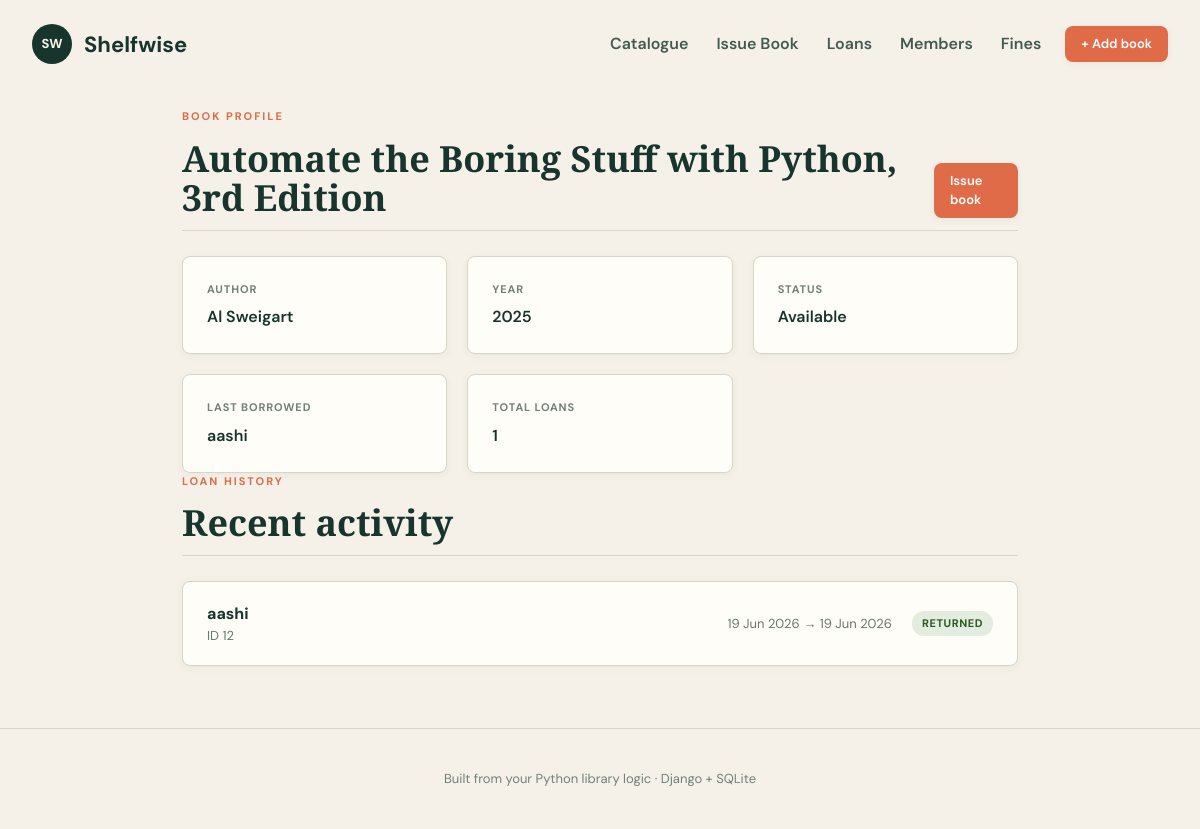
Page /books/3/ on the committed database.
### library/models.py (models this page shows, shortened)
class Book(models.Model):
    CATEGORY_CHOICES = [
        ("Python", "Python"),
        ("Java", "Java"),
        ("C++", "C++"),
        ("Data Science", "Data Science"),
        ("General", "General"),
    ]
    title = models.CharField(max_length=250, unique=True)
    author = models.CharField(max_length=250)
    year = models.PositiveIntegerField(blank=True, null=True)
    category = models.CharField(max_length=100, choices=CATEGORY_CHOICES, default="General")
    class Meta:
        ordering = ["title"]
    @property
    def current_loan(self):
        return self.loans.filter(returned_at__isnull=True).first()
    @property
    def last_borrower(self):
        last_loan = self.loans.order_by("-issued_at").first()
        if last_loan:
            return last_loan.member.name if last_loan.member else last_loan.borrower_name
        return None

class Loan(models.Model):
    book = models.ForeignKey(Book, related_name="loans", on_delete=models.PROTECT)
    member = models.ForeignKey(Member, related_name="loans", on_delete=models.PROTECT, null=True, blank=True)
    borrower_name = models.CharField(max_length=120, blank=True, null=True)
    borrower_id = models.CharField(max_length=50, blank=True, null=True)
    issued_at = models.DateTimeField(default=timezone.now)
    due_date = models.DateField()
    returned_at = models.DateTimeField(blank=True, null=True)
    fine_amount = models.DecimalField(max_digits=6, decimal_places=2, default=0.00)
    fine_paid = models.BooleanField(default=False)
    class Meta:
        ordering = ["-issued_at"]
    @property
    def status(self):
        if self.returned_at:
            return "Returned"
        if self.is_overdue:
            return "Overdue"
        return "Due"

class Member(models.Model):
    member_id = models.CharField(max_length=50, unique=True)
    name = models.CharField(max_length=120)
    email = models.EmailField(blank=True, null=True)
    joined_at = models.DateField(default=timezone.localdate)
    class Meta:
        ordering = ["name"]

### library/views.py (the view)
# urls.py: path("books/<int:pk>/", views.book_detail, name="book_detail"),
def book_detail(request, pk):
    book = get_object_or_404(Book, pk=pk)
    current_loan = book.current_loan
    history = book.loans.select_related("book").order_by("-issued_at")[:8]
    return render(request, "library/book_detail.html", {
        "book": book,
        "current_loan": current_loan,
        "history": history,
    })

### templates/library/book_detail.html (shortened to what this page needs)
{% extends "base.html" %}
{% block content %}
<section class="book-detail">
  <div class="section-heading">
    <div><p class="eyebrow">BOOK PROFILE</p><h2>{{ book.title }}</h2></div>
    {% if book.current_loan %}
      <span class="status unavailable">On loan</span>
    {% else %}
      <a class="button button-small" href="{% url 'issue_book' book.pk %}">Issue book</a>
    {% endif %}
  </div>
  <div class="book-meta">
    <div>
      <p><strong>Author</strong></p>
      <p>{{ book.author }}</p>
    </div>
    <div>
      <p><strong>Year</strong></p>
      <p>{{ book.year|default:"Unknown" }}</p>
    </div>
    <div>
      <p><strong>Status</strong></p>
      <p>{% if book.current_loan %}On loan{% else %}Available{% endif %}</p>
    </div>
    <div>
      <p><strong>Last borrowed</strong></p>
      <p>{{ book.last_borrower|default:"Never" }}</p>
    </div>
    <div>
      <p><strong>Total loans</strong></p>
      <p>{{ book.loans.count }}</p>
    </div>
  </div>
  <section class="history">
    <div class="section-heading"><div><p class="eyebrow">LOAN HISTORY</p><h2>Recent activity</h2></div></div>
    <div class="history-list">
      {% for loan in history %}
      <div class="history-row">
        <div>
          <strong>{{ loan.borrower_name }}</strong>
          <span>ID {{ loan.borrower_id }}</span>
        </div>
        <div>
          <span>{{ loan.issued_at|date:"d M Y" }} → {{ loan.returned_at|date:"d M Y"|default:"Still out" }}</span>
        </div>
        <div class="status-pill {{ loan.status|lower }}">{{ loan.status }}</div>
      </div>
      {% empty %}
      <div class="empty"><h3>No loan history</h3><p>This book has not been borrowed yet.</p></div>
      {% endfor %}
    </div>
  </section>
</section>
{% endblock %}

### static/library/style.css (style rules this page uses)
:root { --ink: #17352d; --paper: #f5f1e8; --cream: #fffdf7; --accent: #df6b48; --accent-hover: #c95c3a; --sage: #b7c5b0; --line: #d8d4c9; --status-avail-bg: #e2ede0; --status-avail-text: #2c5922; --status-unavail-bg: #fae4df; --status-unavail-text: #a83d22; --status-blue-bg: #e3f2fd; --status-blue-text: #0d47a1; --radius: 8px; --transition: all 0.3s cubic-bezier(0.25, 0.8, 0.25, 1); --shadow-sm: 0 2px 8px rgba(23, 53, 45, 0.05); --shadow-md: 0 10px 25px rgba(23, 53, 45, 0.08); --shadow-lg: 0 16px 40px rgba(23, 53, 45, 0.12); }
* { box-sizing: border-box; }
body { margin: 0; background: var(--paper); color: var(--ink); font-family: "DM Sans", sans-serif; line-height: 1.5; -webkit-font-smoothing: antialiased; }
a { color: inherit; text-decoration: none; transition: var(--transition); }
.eyebrow { font-size: 11px; font-weight: 700; letter-spacing: .18em; color: var(--accent); margin: 0 0 14px; text-transform: uppercase; }
h1, h2, h3, p { margin-top: 0; }
h1, h2 { font-family: "Playfair Display", serif; line-height: 1.1; font-weight: 700; }
.section-heading { display: flex; justify-content: space-between; gap: 30px; align-items: flex-end; margin-bottom: 25px; border-bottom: 1px solid var(--line); padding-bottom: 12px; }
.section-heading h2 { font-size: 36px; margin: 0; color: var(--ink); }
.button { display: inline-block; border: 0; background: var(--accent); color: white; text-decoration: none; padding: 13px 24px; font-family: inherit; font-size: 14px; font-weight: 600; border-radius: var(--radius); cursor: pointer; transition: var(--transition); box-shadow: var(--shadow-sm); }
.button-small { padding: 8px 16px; font-size: 13px; }
.book-detail { max-width: 900px; margin: 20px auto 80px; padding: 0 32px; }
.book-meta { display: grid; grid-template-columns: repeat(3, minmax(0, 1fr)); gap: 20px; margin-top: 20px; }
.book-meta div { background: var(--cream); border: 1px solid var(--line); border-radius: var(--radius); padding: 24px; box-shadow: var(--shadow-sm); }
.book-meta p { margin: 0; font-size: 16px; font-weight: 600; }
.book-meta strong { display: block; margin-bottom: 8px; color: #718079; font-size: 11px; letter-spacing: .08em; text-transform: uppercase; }
.history-list { margin-top: 20px; border: 1px solid var(--line); border-radius: var(--radius); background: var(--cream); overflow: hidden; box-shadow: var(--shadow-sm); }
.history-row { display: grid; grid-template-columns: 1fr auto auto; gap: 20px; align-items: center; padding: 20px 24px; border-bottom: 1px solid var(--line); transition: var(--transition); }
.history-row:last-child { border-bottom: 0; }
.history-row span { display: block; color: #677870; font-size: 13px; }
.status-pill { border-radius: 12px; padding: 4px 10px; font-size: 11px; font-weight: 700; text-transform: uppercase; letter-spacing: .05em; }
.status-pill.returned { background: var(--status-avail-bg); color: var(--status-avail-text); }

### rows in the picture
Book: title "Automate the Boring Stuff with Python, 3rd Edition", author "Al Sweigart", year "2025", last_borrower "aashi", loans.count "1"
Loan: borrower_name "aashi", borrower_id "12", issued_at "19 Jun 2026", returned_at "19 Jun 2026", status "RETURNED"
